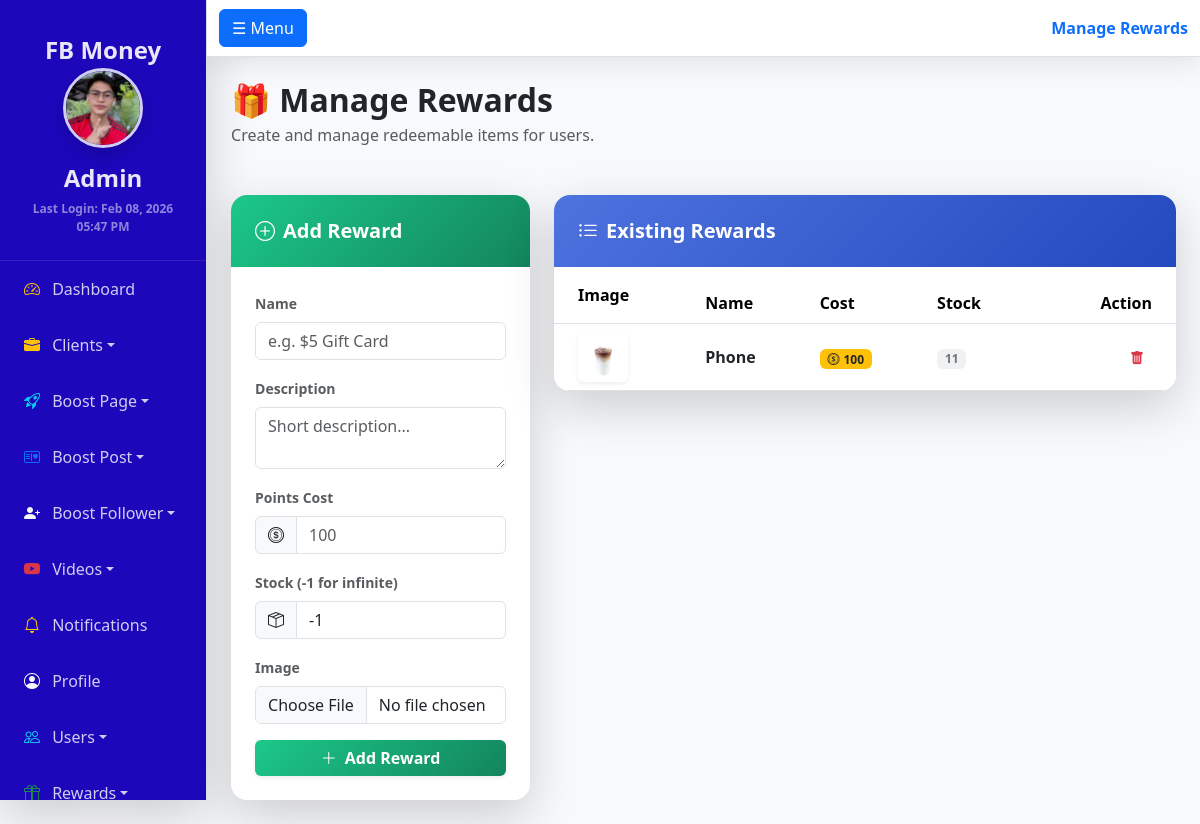
Page /admin/rewards.php (signed in) on the committed database.
### tables this page shows
CREATE TABLE `rewards` (
  `id` int(11) NOT NULL AUTO_INCREMENT,
  `name` varchar(100) NOT NULL,
  `description` text DEFAULT NULL,
  `points_cost` int(11) NOT NULL,
  `image` varchar(255) DEFAULT NULL,
  `stock` int(11) DEFAULT -1,
  `created_at` timestamp NOT NULL DEFAULT current_timestamp(),
  PRIMARY KEY (`id`)
);

### admin/rewards.php (the view, shortened to what this page needs)
<?php
require_once "../config/db.php";
$u_stmt = $conn->prepare("SELECT profile_pic, last_login, bio, role FROM admins WHERE username=?");
if ($u_stmt) {
    $u_stmt->bind_param("s", $_SESSION['admin']);
    $u_stmt->execute();
    $u_res = $u_stmt->get_result();
    $u_row = $u_res->fetch_assoc();
} else { $u_row = []; }
$profile_pic = !empty($u_row['profile_pic']) ? "uploads/" . $u_row['profile_pic'] : "https://via.placeholder.com/150";
$last_login = !empty($u_row['last_login']) ? date("M d, Y h:i A", strtotime($u_row['last_login'])) : "First Login";
$user_role = $u_row['role'] ?? 'editor';
$rewards = $conn->query("SELECT * FROM rewards ORDER BY id DESC");
?>
<!DOCTYPE html>
<html lang="en">
<head>
<link href="https://cdn.jsdelivr.net/npm/bootstrap@5.3.2/dist/css/bootstrap.min.css" rel="stylesheet">
<link rel="stylesheet" href="https://cdn.jsdelivr.net/npm/bootstrap-icons@1.11.3/font/bootstrap-icons.min.css">
</head>
<body>
<div class="d-flex" id="wrapper">
    <?php include 'sidebar.php'; ?>
    <div id="page-content-wrapper">
        <nav class="navbar navbar-expand-lg navbar-light bg-light border-bottom mb-4">
            <div class="container-fluid">
                <button class="btn btn-primary" id="sidebarToggle">☰ Menu</button>
                <span class="navbar-text ms-auto fw-bold text-primary">Manage Rewards</span>
            </div>
        </nav>
        <div class="container-fluid px-4">
            <div class="d-flex flex-column flex-md-row justify-content-between align-items-center mb-5">
                <div>
                    <h2 class="fw-bold text-dark mb-1">🎁 Manage Rewards</h2>
                    <p class="text-muted mb-0">Create and manage redeemable items for users.</p>
                </div>
            </div>
            <div class="row">
                <div class="col-md-4">
                    <div class="card border-0 shadow-lg rounded-4 overflow-hidden mb-4">
                        <div class="card-header text-white p-4" style="background: linear-gradient(135deg, #1cc88a 0%, #13855c 100%); border:none;">
                            <h5 class="mb-0 fw-bold"><i class="bi bi-plus-circle me-2"></i>Add Reward</h5>
                        </div>
                        <div class="card-body p-4">
                        <form method="POST" enctype="multipart/form-data">
                            <div class="mb-3"><label class="form-label fw-bold small text-muted">Name</label><input type="text" name="name" class="form-control" placeholder="e.g. $5 Gift Card" required></div>
                            <div class="mb-3"><label class="form-label fw-bold small text-muted">Description</label><textarea name="description" class="form-control" rows="2" placeholder="Short description..."></textarea></div>
                            <div class="mb-3"><label class="form-label fw-bold small text-muted">Points Cost</label><div class="input-group"><span class="input-group-text bg-light"><i class="bi bi-coin"></i></span><input type="number" name="points_cost" class="form-control" placeholder="100" required></div></div>
                            <div class="mb-3"><label class="form-label fw-bold small text-muted">Stock (-1 for infinite)</label><div class="input-group"><span class="input-group-text bg-light"><i class="bi bi-box-seam"></i></span><input type="number" name="stock" class="form-control" value="-1"></div></div>
                            <div class="mb-3"><label class="form-label fw-bold small text-muted">Image</label><input type="file" name="image" class="form-control"></div>
                            <button type="submit" name="add_reward" class="btn btn-success w-100 fw-bold shadow-sm" style="background: linear-gradient(135deg, #1cc88a 0%, #13855c 100%); border:none;"><i class="bi bi-plus-lg me-1"></i> Add Reward</button>
                        </form>
                        </div>
                    </div>
                </div>
                <div class="col-md-8">
                    <div class="card border-0 shadow-lg rounded-4 overflow-hidden mb-4">
                        <div class="card-header text-white p-4" style="background: linear-gradient(135deg, #4e73df 0%, #224abe 100%); border:none;">
                            <h5 class="mb-0 fw-bold"><i class="bi bi-list-ul me-2"></i>Existing Rewards</h5>
                        </div>
                        <div class="table-responsive">
                        <table class="table table-hover align-middle mb-0">
                            <thead class="bg-light"><tr><th class="ps-4 py-3">Image</th><th>Name</th><th>Cost</th><th>Stock</th><th class="text-end pe-4">Action</th></tr></thead>
                            <tbody>
                                <?php while($r = $rewards->fetch_assoc()): ?>
                                <tr>
                                    <td class="ps-4">
                                        <?php if($r['image']): ?>
                                            <img src="uploads/<?php echo htmlspecialchars($r['image']); ?>" width="50" height="50" class="rounded shadow-sm" style="object-fit:cover;">
                                        <?php else: ?>
                                            <div class="bg-light rounded d-flex align-items-center justify-content-center text-muted small" style="width:50px; height:50px;">No Img</div>
                                        <?php endif; ?>
                                    </td>
                                    <td class="fw-bold text-dark"><?php echo htmlspecialchars($r['name']); ?></td>
                                    <td><span class="badge bg-warning text-dark"><i class="bi bi-coin me-1"></i><?php echo number_format($r['points_cost']); ?></span></td>
                                    <td><span class="badge bg-secondary bg-opacity-10 text-secondary"><?php echo $r['stock'] == -1 ? '∞ Infinite' : $r['stock']; ?></span></td>
                                    <td class="text-end pe-4">
                                        <form method="POST" onsubmit="return confirm('Delete this reward?');">
                                            <button type="submit" name="delete_reward" class="btn btn-sm btn-outline-danger border-0"><i class="bi bi-trash-fill"></i></button>
                                        </form>
                                    </td>
                                </tr>
                                <?php endwhile; ?>
                            </tbody>
                        </table>
                        </div>
                    </div>
                </div>
            </div>
        </div>
    </div>
</div>
<div class="toast-container position-fixed bottom-0 end-0 p-3"></div>
</body>
</html>

### admin/sidebar.php (shortened to what this page needs)
<?php
$current_page = basename($_SERVER['PHP_SELF']);
$sidebar_pic = isset($profile_pic) ? $profile_pic : "https://via.placeholder.com/150";
$sidebar_login = isset($last_login) ? $last_login : "";
$settings_res = $conn->query("SELECT * FROM settings WHERE setting_key IN ('sidebar_color', 'notification_sound')");
$settings = [];
while($row = $settings_res->fetch_assoc()) { $settings[$row['setting_key']] = $row['setting_value']; }
$custom_sb_color = $settings['sidebar_color'] ?? '';
$sb_style = $custom_sb_color ? "background: $custom_sb_color !important;" : "";
?>
<div class="border-end shadow-lg" id="sidebar-wrapper" style="<?php echo $sb_style ? $sb_style : 'background: linear-gradient(180deg, #4e73df 10%, #224abe 100%);'; ?>">
    <div class="sidebar-heading text-center position-relative">
       <div class="mt-2">FB Money</div>
        <img src="<?php echo $sidebar_pic; ?>" class="rounded-circle mb-2 shadow" width="80" height="80" style="object-fit:cover; border: 3px solid rgba(255,255,255,0.8);">
        <div class="fw-bold mt-1"><?php echo htmlspecialchars($_SESSION['admin'] ?? 'User'); ?></div>
        <?php if($sidebar_login): ?>
        <div class="small text-white-50 mt-1" style="font-size: 0.75rem;">Last Login: <?php echo $sidebar_login; ?></div>
        <?php endif; ?>
    </div>
    <div class="list-group list-group-flush">
        <a href="dashboard.php" class="list-group-item list-group-item-action <?php echo ($current_page == 'dashboard.php') ? 'active' : ''; ?>"><i class="bi bi-speedometer2 me-2 text-warning"></i> <span>Dashboard</span></a>
        <?php $is_clients = ($current_page == 'manage_clients.php' || $current_page == 'request_history.php' || $current_page == 'request_boost.php'); ?>
        <a href="#clientsSubmenu" class="list-group-item list-group-item-action dropdown-toggle" data-bs-toggle="collapse" aria-expanded="<?php echo $is_clients ? 'true' : 'false'; ?>"><i class="bi bi-briefcase-fill me-2 text-warning"></i> <span>Clients</span></a>
        <?php $is_pages = ($current_page == 'boost_page.php' || $current_page == 'pages_list.php'); ?>
        <a href="#pagesSubmenu" class="list-group-item list-group-item-action dropdown-toggle" data-bs-toggle="collapse" aria-expanded="<?php echo $is_pages ? 'true' : 'false'; ?>"><i class="bi bi-rocket-takeoff me-2 text-info"></i> <span>Boost Page</span></a>
        <?php $is_posts = ($current_page == 'boost_post.php' || $current_page == 'posts_list.php'); ?>
        <a href="#postsSubmenu" class="list-group-item list-group-item-action dropdown-toggle" data-bs-toggle="collapse" aria-expanded="<?php echo $is_posts ? 'true' : 'false'; ?>"><i class="bi bi-postcard-heart me-2 text-primary"></i> <span>Boost Post</span></a>
        <?php $is_followers = ($current_page == 'boost_follower.php' || $current_page == 'followers_list.php' || $current_page == 'add_follower_fast.php' || $current_page == 'fast_followers_list.php'); ?>
        <a href="#followersSubmenu" class="list-group-item list-group-item-action dropdown-toggle" data-bs-toggle="collapse" aria-expanded="<?php echo $is_followers ? 'true' : 'false'; ?>"><i class="bi bi-person-plus-fill me-2 text-light"></i> <span>Boost Follower</span></a>
        <?php $is_videos = ($current_page == 'boost_video.php' || $current_page == 'boost_reel.php' || $current_page == 'videos_list.php' || $current_page == 'reels_list.php' || $current_page == 'video_comments.php' || $current_page == 'boost_view.php'); ?>
        <a href="#videosSubmenu" class="list-group-item list-group-item-action dropdown-toggle" data-bs-toggle="collapse" aria-expanded="<?php echo $is_videos ? 'true' : 'false'; ?>"><i class="bi bi-youtube me-2 text-danger"></i> <span>Videos</span></a>
        <a href="notifications.php" class="list-group-item list-group-item-action <?php echo ($current_page == 'notifications.php') ? 'active' : ''; ?> d-flex justify-content-between align-items-center" title="Notifications">
            <div><i class="bi bi-bell me-2 text-warning"></i> <span>Notifications</span></div>
        </a>
        <a href="profile.php" class="list-group-item list-group-item-action <?php echo ($current_page == 'profile.php') ? 'active' : ''; ?>"><i class="bi bi-person-circle me-2 text-light"></i> <span>Profile</span></a>
        <?php if(isset($user_role) && $user_role === 'admin'): ?>
        <?php $is_users = ($current_page == 'users.php' || $current_page == 'register.php' || $current_page == 'banned_users.php' || $current_page == 'public_users.php'); ?>
        <a href="#usersSubmenu" class="list-group-item list-group-item-action dropdown-toggle" data-bs-toggle="collapse" aria-expanded="<?php echo $is_users ? 'true' : 'false'; ?>" title="Users"><i class="bi bi-people me-2 text-info"></i> <span>Users</span></a>
        <?php endif; ?>
        <a href="#rewardsSubmenu" class="list-group-item list-group-item-action dropdown-toggle" data-bs-toggle="collapse" aria-expanded="false"><i class="bi bi-gift me-2 text-success"></i> <span>Rewards</span></a>
    </div>
</div>
<div class="toast-container position-fixed top-0 end-0 p-3" style="z-index: 2000;">
</div>

### admin/rewards.php (style rules this page uses)
body { background:#f8f9fc; font-family: 'Segoe UI', sans-serif; overflow-x: hidden; }
#wrapper { display: flex; width: 100%; }
#sidebar-wrapper { height: 100vh; position: sticky; top: 0; overflow-y: auto; width: 250px; background: linear-gradient(180deg, #4e73df 10%, #224abe 100%); color: #fff; transition: margin 0.25s ease-out; }
#sidebar-wrapper .sidebar-heading { padding: 1.5rem; font-size: 1.5rem; font-weight: bold; text-align: center; color:rgba(255,255,255,0.9); border-bottom: 1px solid rgba(255,255,255,0.1); }
#sidebar-wrapper .list-group-item { background: transparent; color: rgba(255,255,255,0.8); border: none; padding: 1rem 1.5rem; }
#page-content-wrapper { width: 100%; display: flex; flex-direction: column; min-height: 100vh; }
.navbar { box-shadow: 0 0.15rem 1.75rem 0 rgba(58, 59, 69, 0.15); background: #fff !important; position: sticky; top: 0; z-index: 100; }
.card { border:none; border-radius:15px; box-shadow:0 0.15rem 1.75rem 0 rgba(58, 59, 69, 0.15); margin-bottom: 20px; }

### rows in the picture
rewards: image (picture), name "Phone", points_cost "100", stock "11"

### other values in the picture
$_SESSION['admin'] "Admin"
$sidebar_login "Feb 08, 2026 05:47 PM"
